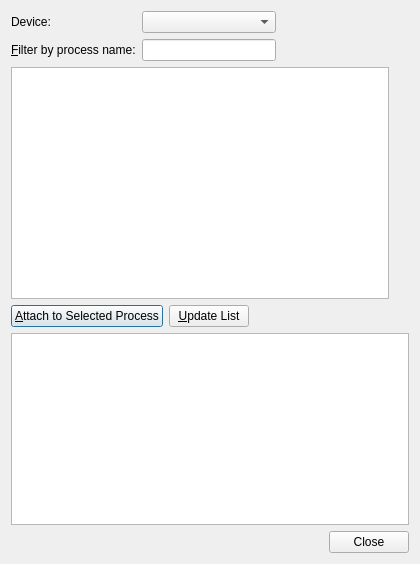
<?xml version="1.0" encoding="UTF-8"?>
<ui version="4.0">
 <class>StartGdbServerDialog</class>
 <widget class="QDialog" name="StartGdbServerDialog">
  <property name="geometry">
   <rect>
    <x>0</x>
    <y>0</y>
    <width>420</width>
    <height>564</height>
   </rect>
  </property>
  <property name="windowTitle">
   <string>List of Remote Processes</string>
  </property>
  <layout class="QVBoxLayout" name="verticalLayout_2" stretch="0,1,0,0,0">
   <item>
    <layout class="QGridLayout" name="gridLayout">
     <item row="0" column="0">
      <widget class="QLabel" name="label">
       <property name="text">
        <string>Device:</string>
       </property>
      </widget>
     </item>
     <item row="0" column="1">
      <widget class="QComboBox" name="deviceComboBox"/>
     </item>
     <item row="1" column="0">
      <widget class="QLabel" name="filterLabel">
       <property name="text">
        <string>&amp;Filter by process name:</string>
       </property>
       <property name="buddy">
        <cstring>processFilterLineEdit</cstring>
       </property>
      </widget>
     </item>
     <item row="1" column="1">
      <widget class="QLineEdit" name="processFilterLineEdit"/>
     </item>
     <item row="1" column="2" alignment="Qt::AlignVCenter">
      <spacer name="horizontalSpacer_3">
       <property name="orientation">
        <enum>Qt::Horizontal</enum>
       </property>
       <property name="sizeHint" stdset="0">
        <size>
         <width>40</width>
         <height>20</height>
        </size>
       </property>
      </spacer>
     </item>
    </layout>
   </item>
   <item>
    <layout class="QHBoxLayout" name="horizontalLayout">
     <item>
      <widget class="QTableView" name="tableView">
       <property name="showGrid">
        <bool>false</bool>
       </property>
       <property name="sortingEnabled">
        <bool>true</bool>
       </property>
       <attribute name="horizontalHeaderDefaultSectionSize">
        <number>100</number>
       </attribute>
       <attribute name="horizontalHeaderStretchLastSection">
        <bool>true</bool>
       </attribute>
       <attribute name="verticalHeaderVisible">
        <bool>false</bool>
       </attribute>
      </widget>
     </item>
     <item>
      <layout class="QVBoxLayout" name="verticalLayout">
       <item>
        <spacer name="verticalSpacer">
         <property name="orientation">
          <enum>Qt::Vertical</enum>
         </property>
         <property name="sizeHint" stdset="0">
          <size>
           <width>20</width>
           <height>40</height>
          </size>
         </property>
        </spacer>
       </item>
      </layout>
     </item>
    </layout>
   </item>
   <item>
    <layout class="QHBoxLayout" name="horizontalLayout_2">
     <item>
      <widget class="QPushButton" name="attachProcessButton">
       <property name="text">
        <string>&amp;Attach to Selected Process</string>
       </property>
      </widget>
     </item>
     <item>
      <widget class="QPushButton" name="updateListButton">
       <property name="text">
        <string>&amp;Update List</string>
       </property>
      </widget>
     </item>
     <item>
      <spacer name="horizontalSpacer">
       <property name="orientation">
        <enum>Qt::Horizontal</enum>
       </property>
       <property name="sizeHint" stdset="0">
        <size>
         <width>242</width>
         <height>20</height>
        </size>
       </property>
      </spacer>
     </item>
    </layout>
   </item>
   <item>
    <widget class="QTextBrowser" name="textBrowser"/>
   </item>
   <item>
    <layout class="QHBoxLayout" name="horizontalLayout_3">
     <item>
      <widget class="QDialogButtonBox" name="buttonBox">
       <property name="orientation">
        <enum>Qt::Horizontal</enum>
       </property>
       <property name="standardButtons">
        <set>QDialogButtonBox::Close</set>
       </property>
      </widget>
     </item>
    </layout>
   </item>
  </layout>
  <zorder>buttonBox</zorder>
  <zorder>filterLabel</zorder>
  <zorder>processFilterLineEdit</zorder>
  <zorder>deviceComboBox</zorder>
  <zorder>label</zorder>
  <zorder>updateListButton</zorder>
  <zorder>attachProcessButton</zorder>
  <zorder>textBrowser</zorder>
 </widget>
 <resources/>
 <connections>
  <connection>
   <sender>buttonBox</sender>
   <signal>accepted()</signal>
   <receiver>StartGdbServerDialog</receiver>
   <slot>accept()</slot>
   <hints>
    <hint type="sourcelabel">
     <x>257</x>
     <y>290</y>
    </hint>
    <hint type="destinationlabel">
     <x>157</x>
     <y>274</y>
    </hint>
   </hints>
  </connection>
  <connection>
   <sender>buttonBox</sender>
   <signal>rejected()</signal>
   <receiver>StartGdbServerDialog</receiver>
   <slot>reject()</slot>
   <hints>
    <hint type="sourcelabel">
     <x>316</x>
     <y>260</y>
    </hint>
    <hint type="destinationlabel">
     <x>286</x>
     <y>274</y>
    </hint>
   </hints>
  </connection>
 </connections>
</ui>
